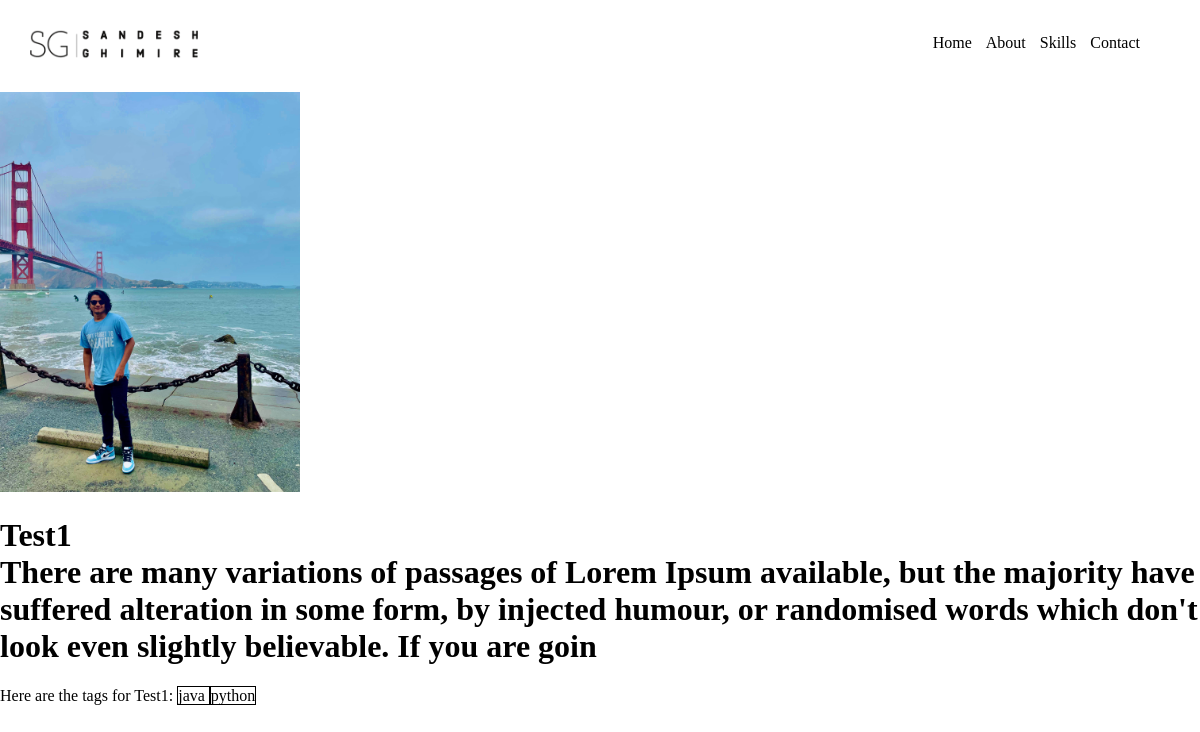
Page /Project/c0c357c9552344649adf2c6d55019145/ on the earlier database version.
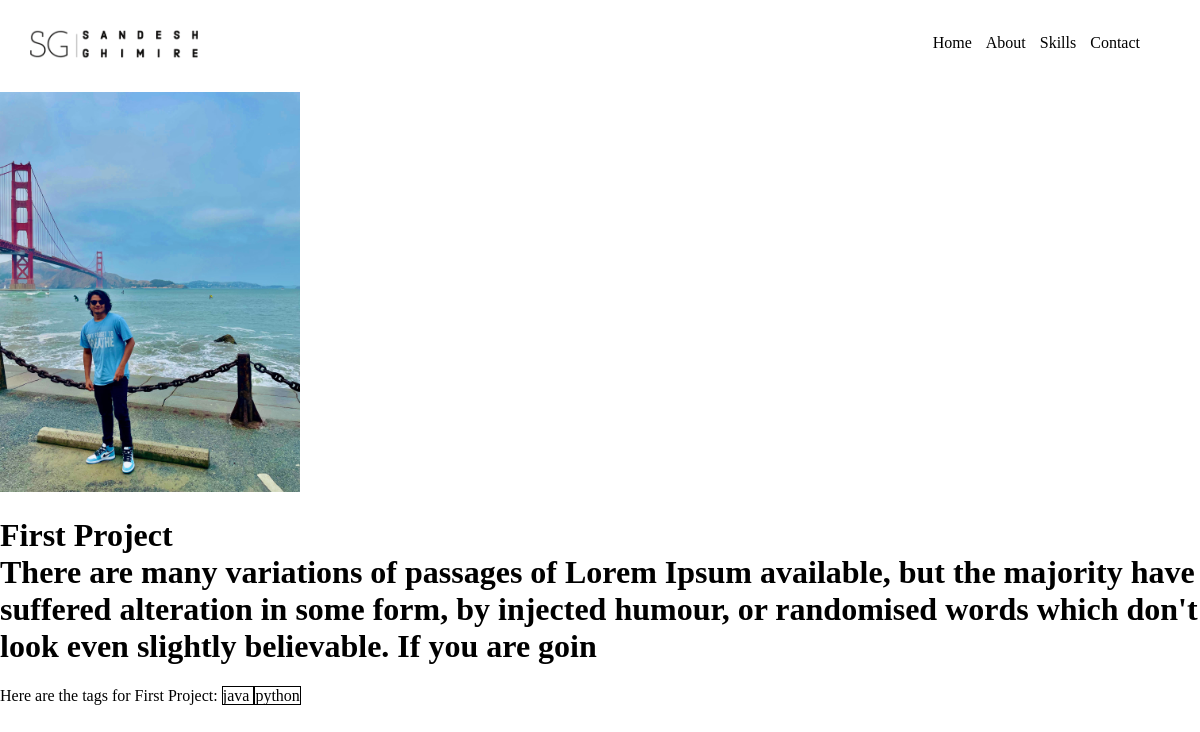
Same page on the later database version.
### base/models.py (models this page shows, shortened)
class Project(models.Model):
    title=models.CharField(max_length=200)
    description = models.TextField(null = True, blank=True)
    demo_link =models.CharField(max_length=2000, null=True,blank=True)
    user_image = models.ImageField(null=True, blank = True, default = "default.jpg")
    source_link =models.CharField(max_length=2000, null=True,blank=True)
    created = models.DateTimeField(auto_now_add = True)
    id = models.UUIDField(default=uuid.uuid4,unique=True,primary_key = True, editable=False)
    tags = models.ManyToManyField('Tag', blank=True) #creating relatiponship with Tags
    vote_total = models.IntegerField(default=0,null=True, blank=True)#creating relatiponship with review
    vote_ratio = models.IntegerField(default=0,null=True, blank=True)

### base/views.py (the view)
# urls.py: path('Project/<str:pk>/', views.project, name="Project"),
def project(request,pk):
    ProjectObj=Project.objects.get(id=pk)
    return render(request,'base/Project.html',{'cont':ProjectObj})

### base/models.py (called while the page is built)
    def __str__(self):
        return self.name

### base/templates/base/Project.html
{% include 'main.html'%}
<img style = "max-width: 300px "src = "{{ cont.user_image.url }}">
<h1> {{ cont.title }} <br>
    {{ cont.description }}</h1>
    <p>
        Here are the tags for {{cont.title}}:
        {% for i in cont.tags.all %}
            <span style="border: 1px solid black" > {{ i }} </span>
        {% endfor %}
    </p>

Differences in the rows shown:
changed Project: title "Test1" → "First Project"
